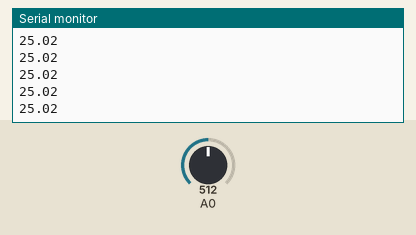
Bench run of a sketch on a simulated Arduino Uno, built with avr-gcc and run on an emulated ATmega328P. On the bench: the last lines printed to the serial monitor. Inputs (shaded band) come from the test bench; at power-on: A0 = 512.

Above: at 1.2 s.
1.3 s: A0 set to 716
At 2.2 s:
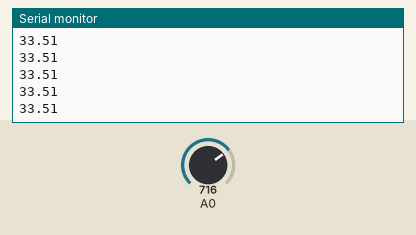
2.8 s: A0 set to 900
At 3.9 s:
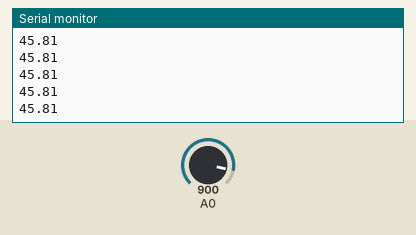
Timing chart, 0 to 5.8 s (numbered marks = the images above; inputs shaded):
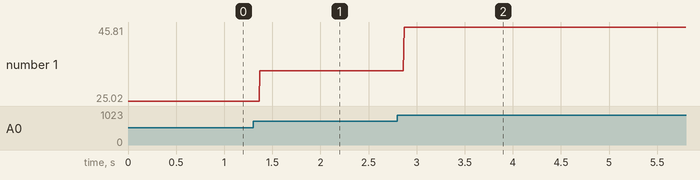

Measured:
- after the input at 1.3 s, the serial monitor: prints a new line after 0.07 s (image 1)
- after the input at 2.8 s, the serial monitor: prints a new line after 0.07 s (image 2)
- plotted number 1: 25.02 → 33.51 after the input at 1.3 s, 33.51 → 45.81 after the input at 2.8 s

The sketch:

temp_NTC_.ino
```cpp
#include <math.h>

float temperatur =0; //Variable zum Zwischenspeichern der Temperatur

void setup()
{
Serial.begin(9600);

}

void loop()
{
temperatur = temp(analogRead(0));
Serial.println(temperatur);


}

float temp(int rawadc)
// Hilfsfunktion zur Umrechnung auf Grad Celsius
{
int r1 = 4700; // Wert des Festen Wiederstandes des sabbungsteiler
int r2 = 4700; // Wiederstand des Thermristors bei 25grad
int b = 3950;  // Fixwert aus Datenblatt
float r_akt; // Aktueller Wiederstand
float temp; //Temporäre Variable
float ergebnis; //
float tn = 25; //Basistemperatur in Grad Celsius
// Wiederstand Therm ausrechnen
//Widerstand auf Temperatur umrechnen
tn = tn+273.15; // Basitemperatur auf Kelvin umrechnen
r_akt = ((4.64/(4.64/1023*rawadc))*r1)-r2; //Aktuellen Widerstand ermitteln
temp = b*tn/(b+log10((r_akt/r2))*tn);
temp = temp - 273.15; //Ergebnis in Grad Celsius umwandeln
ergebnis =temp;
return ergebnis;
}
```
